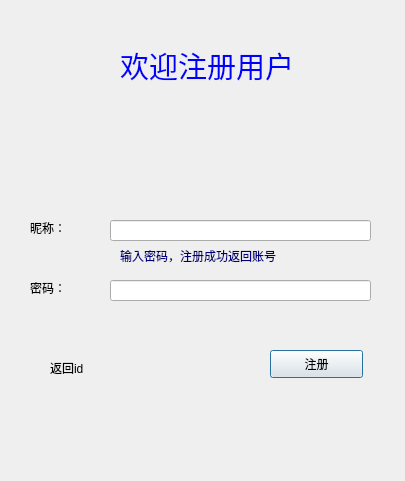
<?xml version="1.0" encoding="UTF-8"?>
<ui version="4.0">
 <class>RegisterDialog</class>
 <widget class="QDialog" name="RegisterDialog">
  <property name="geometry">
   <rect>
    <x>0</x>
    <y>0</y>
    <width>405</width>
    <height>481</height>
   </rect>
  </property>
  <property name="windowTitle">
   <string>小乐娱乐平台</string>
  </property>
  <property name="styleSheet">
   <string notr="true">#RegisterDialog{image: url(:/hqyj/image/1.jpg);}</string>
  </property>
  <widget class="QLabel" name="label_nickname">
   <property name="geometry">
    <rect>
     <x>30</x>
     <y>220</y>
     <width>72</width>
     <height>15</height>
    </rect>
   </property>
   <property name="text">
    <string>昵称：</string>
   </property>
  </widget>
  <widget class="QLabel" name="label_pass">
   <property name="geometry">
    <rect>
     <x>30</x>
     <y>280</y>
     <width>72</width>
     <height>15</height>
    </rect>
   </property>
   <property name="text">
    <string>密码：</string>
   </property>
  </widget>
  <widget class="QLineEdit" name="lineEdit_nickname">
   <property name="geometry">
    <rect>
     <x>110</x>
     <y>220</y>
     <width>261</width>
     <height>21</height>
    </rect>
   </property>
  </widget>
  <widget class="QLineEdit" name="lineEdit_pass">
   <property name="geometry">
    <rect>
     <x>110</x>
     <y>280</y>
     <width>261</width>
     <height>21</height>
    </rect>
   </property>
  </widget>
  <widget class="QLabel" name="label_title">
   <property name="geometry">
    <rect>
     <x>120</x>
     <y>240</y>
     <width>221</width>
     <height>31</height>
    </rect>
   </property>
   <property name="styleSheet">
    <string notr="true">font: 9pt &quot;Agency FB&quot;;
color: rgb(0, 0, 127);</string>
   </property>
   <property name="text">
    <string>输入密码，注册成功返回账号</string>
   </property>
  </widget>
  <widget class="QLabel" name="label_id">
   <property name="geometry">
    <rect>
     <x>50</x>
     <y>360</y>
     <width>72</width>
     <height>15</height>
    </rect>
   </property>
   <property name="text">
    <string>返回id</string>
   </property>
  </widget>
  <widget class="QPushButton" name="pushButton_register">
   <property name="geometry">
    <rect>
     <x>270</x>
     <y>350</y>
     <width>93</width>
     <height>28</height>
    </rect>
   </property>
   <property name="text">
    <string>注册</string>
   </property>
   <property name="icon">
    <iconset>
     <normaloff>../../../../../../Project/icon/reg.jpg</normaloff>../../../../../../Project/icon/reg.jpg</iconset>
   </property>
  </widget>
  <widget class="QLabel" name="label">
   <property name="geometry">
    <rect>
     <x>120</x>
     <y>40</y>
     <width>251</width>
     <height>51</height>
    </rect>
   </property>
   <property name="font">
    <font>
     <family>Candara Light</family>
     <pointsize>22</pointsize>
    </font>
   </property>
   <property name="styleSheet">
    <string notr="true">color: rgb(0, 0, 255);</string>
   </property>
   <property name="text">
    <string>欢迎注册用户</string>
   </property>
  </widget>
 </widget>
 <resources/>
 <connections/>
</ui>
